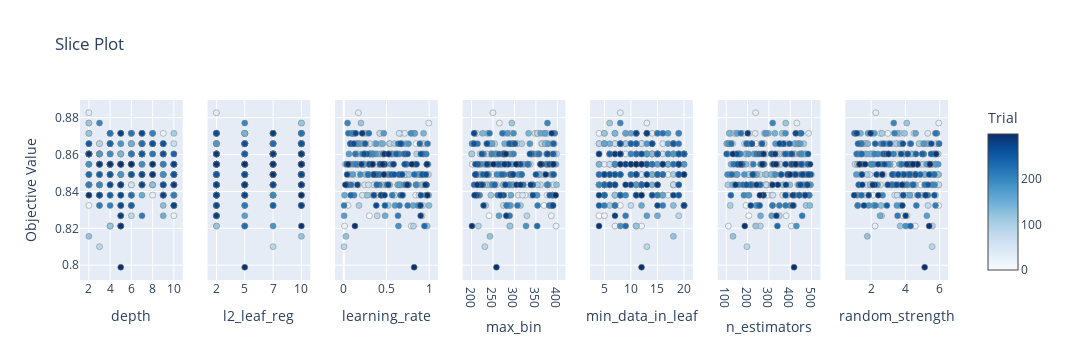

Source (notebook cell):
### Code cell
'''plot_slice: shows the evolution of the search. You can see where in the hyperparameter space your search
went and which parts of the space were explored more.'''
optuna.visualization.plot_slice(study)

### Figure 1 — Plotly figure (JSON) as saved in the notebook; plotly's stock layout.template omitted (floating-point values rounded to 4 significant figures; data arrays with more than 128 entries replaced by an {"elided": "..."} marker saying what was removed)
{"data": [{"marker": {"color": {"elided": "300 int values"}, "colorbar": {"title": {"text": "Trial"}, "x": 1, "xpad": 40, "y": 0.5}, "colorscale": [[0, "rgb(247,251,255)"], [0.125, "rgb(222,235,247)"], [0.25, "rgb(198,219,239)"], [0.375, "rgb(158,202,225)"], [0.5, "rgb(107,174,214)"], [0.625, "rgb(66,146,198)"], [0.75, "rgb(33,113,181)"], [0.875, "rgb(8,81,156)"], [1, "rgb(8,48,107)"]], "line": {"color": "Grey", "width": 0.5}, "showscale": true}, "mode": "markers", "name": "Feasible Trial", "showlegend": false, "type": "scatter", "x": {"elided": "300 int values"}, "xaxis": "x", "y": {"elided": "300 float values"}, "yaxis": "y"}, {"marker": {"color": {"elided": "300 int values"}, "colorbar": {"title": {"text": "Trial"}, "x": 1, "xpad": 40}, "colorscale": [[0, "rgb(247,251,255)"], [0.125, "rgb(222,235,247)"], [0.25, "rgb(198,219,239)"], [0.375, "rgb(158,202,225)"], [0.5, "rgb(107,174,214)"], [0.625, "rgb(66,146,198)"], [0.75, "rgb(33,113,181)"], [0.875, "rgb(8,81,156)"], [1, "rgb(8,48,107)"]], "line": {"color": "Grey", "width": 0.5}, "showscale": false}, "mode": "markers", "name": "Feasible Trial", "showlegend": false, "type": "scatter", "x": {"elided": "300 int values"}, "xaxis": "x2", "y": {"elided": "300 float values"}, "yaxis": "y2"}, {"marker": {"color": {"elided": "300 int values"}, "colorbar": {"title": {"text": "Trial"}, "x": 1, "xpad": 40}, "colorscale": [[0, "rgb(247,251,255)"], [0.125, "rgb(222,235,247)"], [0.25, "rgb(198,219,239)"], [0.375, "rgb(158,202,225)"], [0.5, "rgb(107,174,214)"], [0.625, "rgb(66,146,198)"], [0.75, "rgb(33,113,181)"], [0.875, "rgb(8,81,156)"], [1, "rgb(8,48,107)"]], "line": {"color": "Grey", "width": 0.5}, "showscale": false}, "mode": "markers", "name": "Feasible Trial", "showlegend": false, "type": "scatter", "x": {"elided": "300 float values"}, "xaxis": "x3", "y": {"elided": "300 float values"}, "yaxis": "y3"}, {"marker": {"color": {"elided": "300 int values"}, "colorbar": {"title": {"text": "Trial"}, "x": 1, "xpad": 40}, "colorscale": [[0, "rgb(247,251,255)"], [0.125, "rgb(222,235,247)"], [0.25, "rgb(198,219,239)"], [0.375, "rgb(158,202,225)"], [0.5, "rgb(107,174,214)"], [0.625, "rgb(66,146,198)"], [0.75, "rgb(33,113,181)"], [0.875, "rgb(8,81,156)"], [1, "rgb(8,48,107)"]], "line": {"color": "Grey", "width": 0.5}, "showscale": false}, "mode": "markers", "name": "Feasible Trial", "showlegend": false, "type": "scatter", "x": {"elided": "300 int values"}, "xaxis": "x4", "y": {"elided": "300 float values"}, "yaxis": "y4"}, {"marker": {"color": {"elided": "300 int values"}, "colorbar": {"title": {"text": "Trial"}, "x": 1, "xpad": 40}, "colorscale": [[0, "rgb(247,251,255)"], [0.125, "rgb(222,235,247)"], [0.25, "rgb(198,219,239)"], [0.375, "rgb(158,202,225)"], [0.5, "rgb(107,174,214)"], [0.625, "rgb(66,146,198)"], [0.75, "rgb(33,113,181)"], [0.875, "rgb(8,81,156)"], [1, "rgb(8,48,107)"]], "line": {"color": "Grey", "width": 0.5}, "showscale": false}, "mode": "markers", "name": "Feasible Trial", "showlegend": false, "type": "scatter", "x": {"elided": "300 int values"}, "xaxis": "x5", "y": {"elided": "300 float values"}, "yaxis": "y5"}, {"marker": {"color": {"elided": "300 int values"}, "colorbar": {"title": {"text": "Trial"}, "x": 1, "xpad": 40}, "colorscale": [[0, "rgb(247,251,255)"], [0.125, "rgb(222,235,247)"], [0.25, "rgb(198,219,239)"], [0.375, "rgb(158,202,225)"], [0.5, "rgb(107,174,214)"], [0.625, "rgb(66,146,198)"], [0.75, "rgb(33,113,181)"], [0.875, "rgb(8,81,156)"], [1, "rgb(8,48,107)"]], "line": {"color": "Grey", "width": 0.5}, "showscale": false}, "mode": "markers", "name": "Feasible Trial", "showlegend": false, "type": "scatter", "x": {"elided": "300 int values"}, "xaxis": "x6", "y": {"elided": "300 float values"}, "yaxis": "y6"}, {"marker": {"color": {"elided": "300 int values"}, "colorbar": {"title": {"text": "Trial"}, "x": 1, "xpad": 40}, "colorscale": [[0, "rgb(247,251,255)"], [0.125, "rgb(222,235,247)"], [0.25, "rgb(198,219,239)"], [0.375, "rgb(158,202,225)"], [0.5, "rgb(107,174,214)"], [0.625, "rgb(66,146,198)"], [0.75, "rgb(33,113,181)"], [0.875, "rgb(8,81,156)"], [1, "rgb(8,48,107)"]], "line": {"color": "Grey", "width": 0.5}, "showscale": false}, "mode": "markers", "name": "Feasible Trial", "showlegend": false, "type": "scatter", "x": {"elided": "300 float values"}, "xaxis": "x7", "y": {"elided": "300 float values"}, "yaxis": "y7"}], "layout": {"height": 360, "title": {"text": "Slice Plot"}, "width": 2100, "xaxis": {"anchor": "y", "autorange": true, "domain": [0, 0.1184], "range": [1.382, 10.62], "title": {"text": "depth"}, "type": "linear"}, "xaxis2": {"anchor": "y2", "autorange": true, "categoryarray": [2, 5, 7, 10], "categoryorder": "array", "domain": [0.1469, 0.2653], "range": [-0.2317, 3.232], "title": {"text": "l2_leaf_reg"}, "type": "category"}, "xaxis3": {"anchor": "y3", "autorange": true, "domain": [0.2939, 0.4122], "range": [-0.07387, 1.074], "title": {"text": "learning_rate"}, "type": "linear"}, "xaxis4": {"anchor": "y4", "autorange": true, "domain": [0.4408, 0.5592], "range": [184.7, 413.3], "title": {"text": "max_bin"}, "type": "linear"}, "xaxis5": {"anchor": "y5", "autorange": true, "domain": [0.5878, 0.7061], "range": [2.764, 21.24], "title": {"text": "min_data_in_leaf"}, "type": "linear"}, "xaxis6": {"anchor": "y6", "autorange": true, "domain": [0.7347, 0.8531], "range": [71.26, 530.7], "title": {"text": "n_estimators"}, "type": "linear"}, "xaxis7": {"anchor": "y7", "autorange": true, "domain": [0.8816, 1.0], "range": [0.6242, 6.348], "title": {"text": "random_strength"}, "type": "linear"}, "yaxis": {"anchor": "x", "autorange": true, "domain": [0, 1], "range": [0.792, 0.8896], "title": {"text": "Objective Value"}, "type": "linear"}, "yaxis2": {"anchor": "x2", "autorange": true, "domain": [0, 1], "matches": "y", "range": [0.792, 0.8896], "showticklabels": false, "type": "linear"}, "yaxis3": {"anchor": "x3", "autorange": true, "domain": [0, 1], "matches": "y", "range": [0.792, 0.8896], "showticklabels": false, "type": "linear"}, "yaxis4": {"anchor": "x4", "autorange": true, "domain": [0, 1], "matches": "y", "range": [0.792, 0.8896], "showticklabels": false, "type": "linear"}, "yaxis5": {"anchor": "x5", "autorange": true, "domain": [0, 1], "matches": "y", "range": [0.792, 0.8896], "showticklabels": false, "type": "linear"}, "yaxis6": {"anchor": "x6", "autorange": true, "domain": [0, 1], "matches": "y", "range": [0.792, 0.8896], "showticklabels": false, "type": "linear"}, "yaxis7": {"anchor": "x7", "autorange": true, "domain": [0, 1], "matches": "y", "range": [0.792, 0.8896], "showticklabels": false, "type": "linear"}}}
